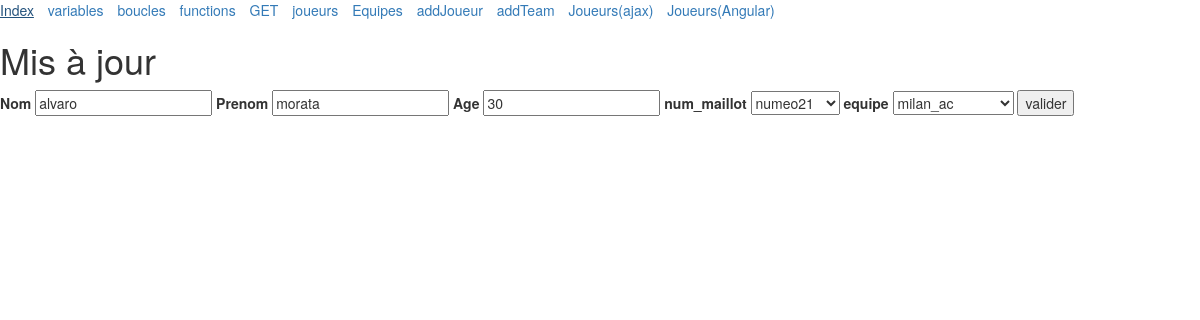
The app's page /updatePlayer.php?id=36 with its own data.
### tables this page shows
CREATE TABLE `joueur` (
  `id` int(11) NOT NULL,
  `nom` varchar(255) NOT NULL,
  `prenom` varchar(255) NOT NULL,
  `age` int(11) NOT NULL,
  `numero_maillot` int(3) NOT NULL,
  `equipe` varchar(255) NOT NULL
);

### includes/equipe.inc.php (the view, shortened to what this page needs)
<?php
function getTeams()
{
	$db = connect();
	$query = $db->prepare('SELECT * FROM equipe ORDER BY equipe.nom  ASC');
	$query->execute();
	return $query->fetchAll();
}
function selectFormatWithOpt($teams,$opt)
{
	$output = '<select name="equipe">';
	foreach($teams as $team)
	{
		if ($team['id'] == $opt)
		{
			$output .= '<option selected value="' .$team['id'].'">'.$team['nom']. '</option>';
		}
		else
		{
			$output .= '<option value="' .$team['id'].'">'.$team['nom']. '</option>';
		}
	}
	$output .= '</select>';
	return $output;
}
?>

### updatePlayer.php (shortened to what this page needs)
<?php
include "includes/equipe.inc.php";
include "includes/header.php";
include "includes/menu.php";
if (isset($_GET['id']))
	{
		$id = $_GET['id'];
		$db = connect();
		$query = $db->prepare('SELECT * FROM joueur WHERE id = :id');
		$query->execute( array('id'=> $id ));
		$joueur = $query->fetch();
	}
?>
<h1>Mis à jour</h1>
<form action="" method="POST">
	<label>Nom</label>
	<input type="text" name="nom" value="<?php echo $joueur['nom'] ?>">
	<label>Prenom</label>
	<input type="text" name="prenom" value="<?php echo $joueur['prenom'] ?>">
	<label>Age</label>
	<input type="text" name="age" value="<?php echo $joueur['age'] ?>">
	<label>num_maillot</label>
	<select name="numero_maillot" >
		<?php
		for ($i=1; $i < 1000; $i++)
		{
			if ($i == $joueur['numero_maillot'])
				{
					echo '<option selected value="'.$i.'">'.'numeo'.$i. '</option>';
				}
			else
				{
					echo '<option value="'.$i.'">'.'numeo'.$i. '</option>';
				}
		}
		?>
	</select>
	<label>equipe</label>
		<?php
		echo selectFormatWithOpt(getTeams(), $joueur['equipe']);
		?>
	<input type="submit" name="input" value="valider">
</form>
<?php  include "includes/footer.php" ?>

### records on screen
joueur: nom "alvaro", prenom "morata", age "30", numero_maillot "numeo21"

### other values on screen
$menu["label"] "Index"
$menu["label"] "variables"
$menu["label"] "boucles"
$menu["label"] "functions"
$menu["label"] "GET"
$menu["label"] "joueurs"
$menu["label"] "Equipes"
$menu["label"] "addJoueur"
$menu["label"] "addTeam"
$menu["label"] "Joueurs(ajax)"
$menu["label"] "Joueurs(Angular)"
form field equipe "milan_ac"
